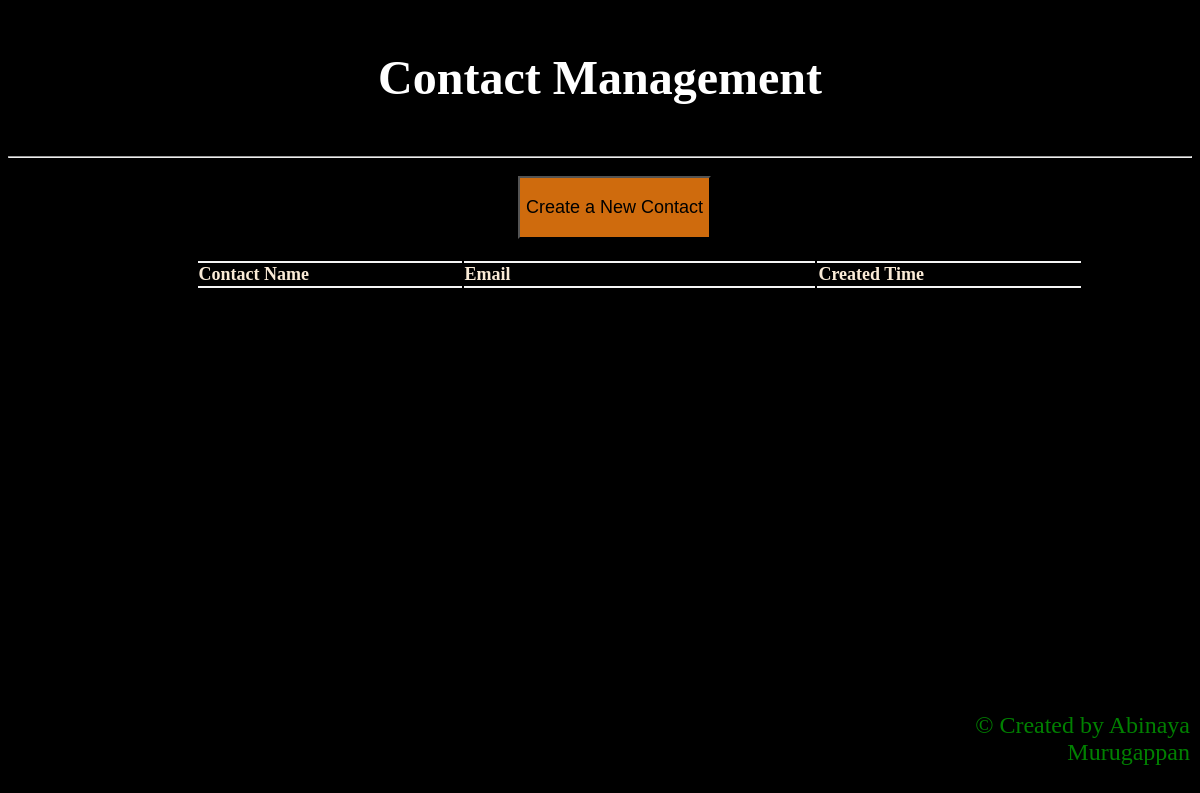
The page /contacts/ on the database as committed earlier.
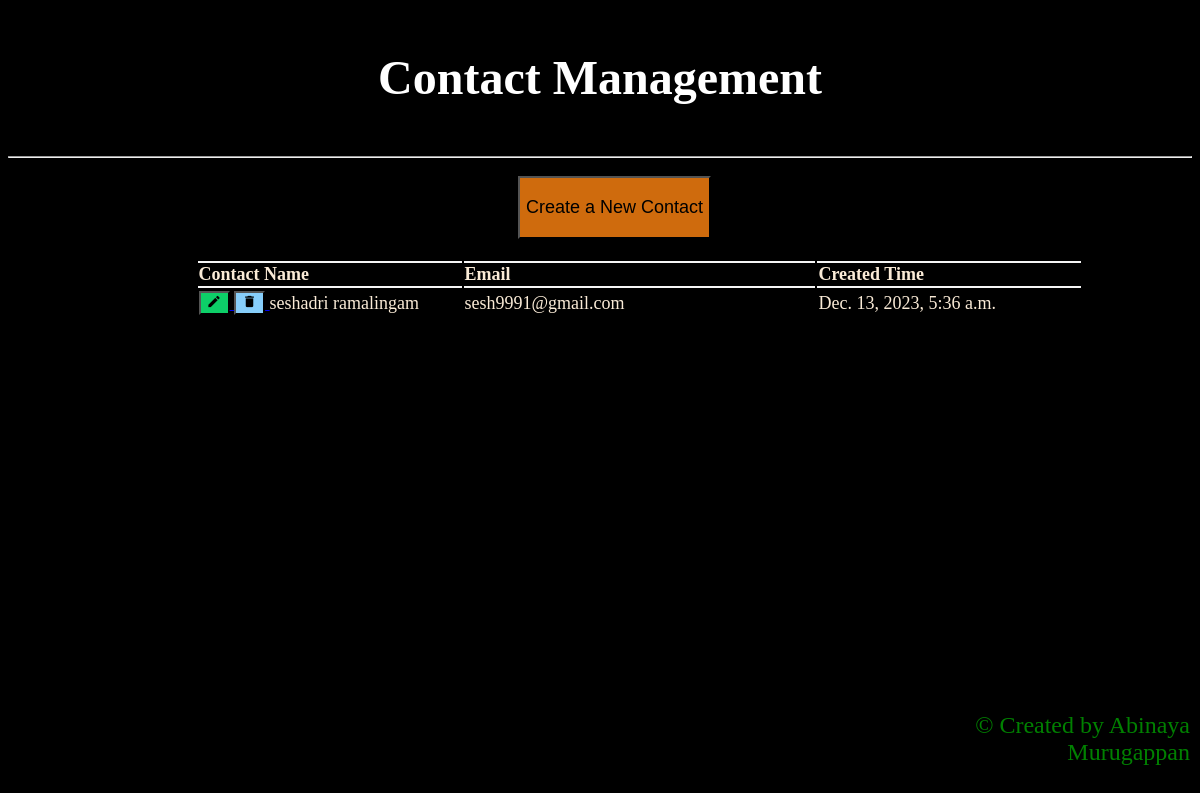
The same page on the database as committed later.
### contacts/models.py (models this page shows, shortened)
class Contact(models.Model):
    name = models.CharField(max_length=100)
    email = models.EmailField()
    created_time = models.DateTimeField("time published")
    notes = models.CharField(max_length=500, null=True, blank=True)

### contacts/views.py (the view)
# urls.py: urlpatterns = [path("", views.contacts_list, name="contacts_list"),
def contacts_list(request):
    contacts = Contact.objects.all()
    return render(request, 'contacts/contact_list.html', {'contacts': contacts})

### contacts/templates/contacts/contact_list.html (shortened to what this page needs)
<!DOCTYPE html>
<html lang="en">
<head>
</head>
<body>
<div class = "heading">
    <h1>Contact Management</h1>
</div>
<hr>
<div class="create-btn-div">
    <a href="{% url 'contact_create'%}">
        <button type="button" class="create-button">
            <p class="create-button-txt">Create a New Contact</p>
        </button>
    </a>
</div>
<div class = "table">
    <table>
        <thead>
            <tr>
                <th>Contact Name</th>
                <th>Email</th>
                <th>Created Time</th>
            </tr>
        </thead>
        <tbody>
            {% for contact in contacts %}
                <tr>
                    <td>
                        <a href="{% url 'contact_details' contact.id %}">
                            <button type="button" class="edit-button">
                                <i class="material-icons icon edit-icon">edit</i>
                            </button>
                        </a>
                        <a href="{% url 'contact_delete' contact.id %}">
                            <button type="button" class="delete-button">
                                <i class="material-icons icon delete-icon">delete</i>
                            </button>
                        </a>
                        {{ contact.name }}
                    </td>
                    <td>{{ contact.email }}</td>
                    <td>{{ contact.created_time }}</td>
                </tr>
            {% endfor %}
        </tbody>
    </table>
</div>
</body>
<footer>
    <p>&copy; Created by Abinaya Murugappan </p>
</footer>
</html>

### contacts/templates/contacts/contact_list.html (style rules this page uses)
body { background-color: black; color: white; }
.heading { height: 15vh; padding: 10px; text-align: center; font-size: x-large; }
.create-btn-div { padding: 10px; margin-left: 500px; }
.create-button { background-color: rgb(207, 107, 13); }
.create-button-txt { font-size: large; }
.icon { font-size: 15px; color: black }
.edit-button { background-color: rgb(13, 207, 104); }
.delete-button { background-color: lightskyblue; }
.table { padding: 10px; text-align: left; align-items: center; color: antiquewhite; margin-left: 15%; font-size: large; }
table { width: 90% }
th { border-top: 2px solid whitesmoke; border-bottom: 2px solid whitesmoke; }
th:nth-child(1), td:nth-child(1) { width: 30%; }
th:nth-child(2), td:nth-child(2) { width: 40%; }
th:nth-child(3), td:nth-child(3) { width: 30%; }
footer { color: green; font-size: x-large; margin-left: 70%; padding: 10px; bottom: 0; position: absolute; text-align: right; }

Rows that differ between the two databases and show on the page:
added Contact: name "seshadri ramalingam", email "sesh9991@gmail.com", created_time "Dec. 13, 2023, 5:36 a.m."
